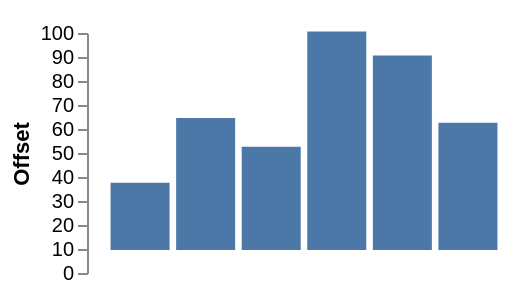

Specify this chart in Vega-Lite:
### Vega specification from a JSON file in a GitHub repository (floating-point values rounded to 4 significant figures)
{"width": 200, "height": 120, "padding": 5, "data": [{"name": "t", "values": [{"a": "Alpha", "b": 28, "c": "x", "d": 1}, {"a": "Bravo", "b": 55, "c": "y", "d": 2}, {"a": "Charlie", "b": 43, "c": "x", "d": 3}, {"a": "Delta", "b": 91, "c": "z", "d": 4}, {"a": "Echo", "b": 81, "c": "y", "d": 5}, {"a": "Foxtrot", "b": 53, "c": "z", "d": 6}]}], "scales": [{"name": "x", "type": "band", "domain": {"data": "t", "field": "a"}, "range": "width", "padding": 0.1}, {"name": "y", "type": "linear", "domain": {"data": "t", "field": "b"}, "range": "height", "nice": true}, {"name": "color", "type": "ordinal", "domain": {"data": "t", "field": "c"}, "range": {"scheme": "category10"}}, {"name": "ramp", "type": "linear", "domain": {"data": "t", "field": "d"}, "range": {"scheme": "blues"}}, {"name": "size", "type": "linear", "domain": {"data": "t", "field": "b"}, "range": [10, 200]}, {"name": "shape", "type": "ordinal", "domain": {"data": "t", "field": "c"}, "range": "symbol"}, {"name": "quant", "type": "quantize", "domain": [0, 100], "range": {"scheme": "greens", "count": 4}}], "marks": [{"type": "rect", "from": {"data": "t"}, "encode": {"enter": {"x": {"scale": "x", "field": "a"}, "width": {"scale": "x", "band": 1}, "y": {"scale": "y", "field": "b"}, "y2": {"scale": "y", "value": 0}}}}], "axes": [{"orient": "left", "scale": "y", "title": "Offset", "offset": 8, "position": 12, "translate": 0}]}
